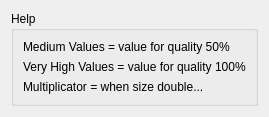
      <widget class="QWidget" name="page">
       <property name="geometry">
        <rect>
         <x>0</x>
         <y>0</y>
         <width>240</width>
         <height>102</height>
        </rect>
       </property>
       <attribute name="label">
        <string>Help</string>
       </attribute>
       <layout class="QVBoxLayout" name="verticalLayout_3">
        <item>
         <widget class="QGroupBox" name="groupBox">
          <property name="maximumSize">
           <size>
            <width>16777215</width>
            <height>100</height>
           </size>
          </property>
          <property name="title">
           <string>Help</string>
          </property>
          <layout class="QVBoxLayout" name="verticalLayout_2">
           <item>
            <widget class="QLabel" name="label_26">
             <property name="text">
              <string>Medium Values = value for quality 50%</string>
             </property>
            </widget>
           </item>
           <item>
            <widget class="QLabel" name="label_27">
             <property name="text">
              <string>Very High Values = value for quality 100%</string>
             </property>
            </widget>
           </item>
           <item>
            <widget class="QLabel" name="label_28">
             <property name="text">
              <string>Multiplicator = when size double...</string>
             </property>
            </widget>
           </item>
          </layout>
         </widget>
        </item>
       </layout>
      </widget>
